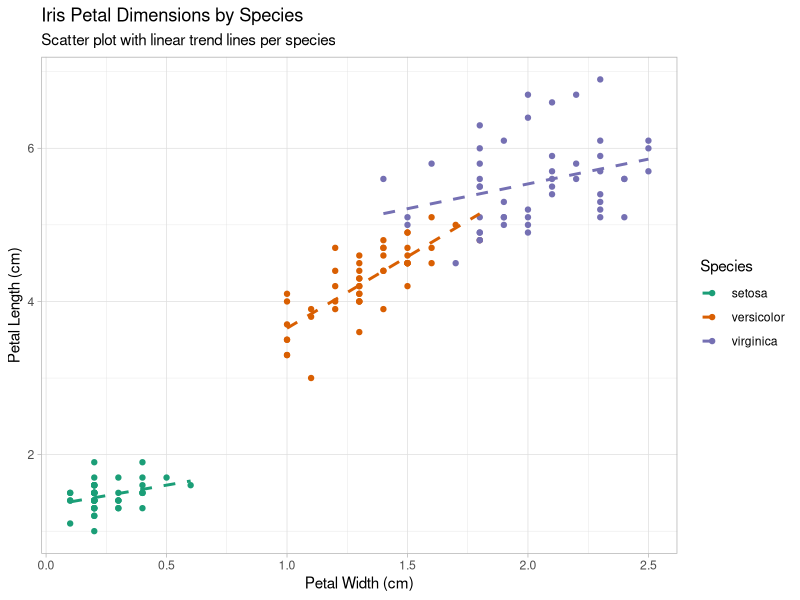

Here is the R script that generated this plot: (Note: this script raises an error after producing the figure.)
library(ggplot2)
library(dplyr)

# Load the iris dataset
data(iris)

# Create a scatter plot with enhancements
ggplot(data = iris, aes(x = Petal.Width, y = Petal.Length, color = Species)) +
  geom_point() +
  geom_smooth(method = "lm", se = FALSE, aes(group = Species), linetype = "dashed") +
  scale_color_brewer(palette = "Dark2") +
  labs(
    title = "Iris Petal Dimensions by Species",
    subtitle = "Scatter plot with linear trend lines per species",
    x = "Petal Width (cm)",
    y = "Petal Length (cm)",
    color = "Species"
  ) +
  theme_light()

shape = Species

